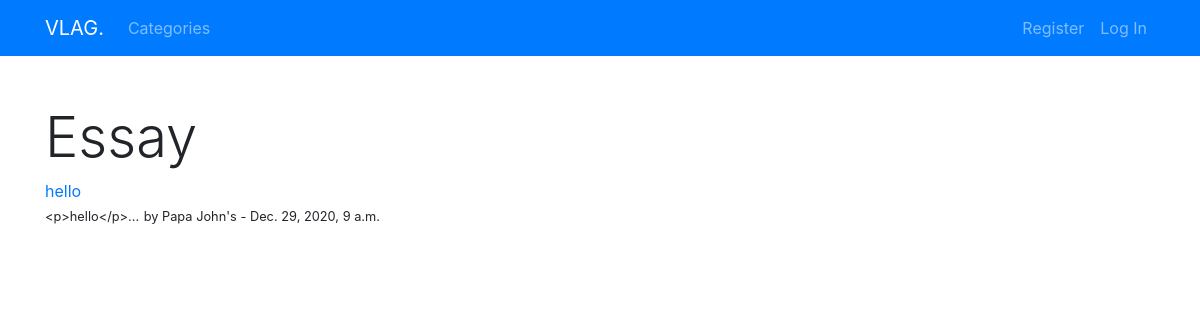
The app's page /category/Essay/ with its own data.
### post/models.py (models this page shows, shortened)
class Post(models.Model):
    title = models.CharField(max_length=255)
    author = models.ForeignKey(User, on_delete=models.CASCADE)
    body = RichTextField()
    category = models.CharField(max_length=255)
    date = models.DateTimeField(auto_now_add=True)
    likes = models.ManyToManyField(User, related_name='blog_posts')
    header_image = models.ImageField(null=True, blank=True, upload_to='images/')

### post/views.py (the view)
# urls.py: path('category/<str:cat>/', views.category, name='category'),
def category(request, cat):
    categories = Post.objects.filter(category=cat)
    context = {'cat': cat, 'categories': categories}
    return render(request, 'post/category.html', context)

### post/templates/post/category.html (shortened to what this page needs)
{% extends 'post/main.html' %} {% block content %}
<h1 class="display-4">{{ cat }}</h1>
{% for post in categories %}
<a href="{% url 'post:detail' post.id %}">{{ post.title }}</a><br>
  <small>{{ post.body|slice:':50' }}...</small>
  <small>by {{ post.author.first_name }} {{ post.author.last_name }} - {{ post.date }}</small><br>
{% endfor %}
{% endblock %}

### records on screen
Post: category "Essay", title "hello", body "<p>hello</p>", author.first_name "Papa", author.last_name "John's", date "Dec. 29, 2020, 9 a.m."
